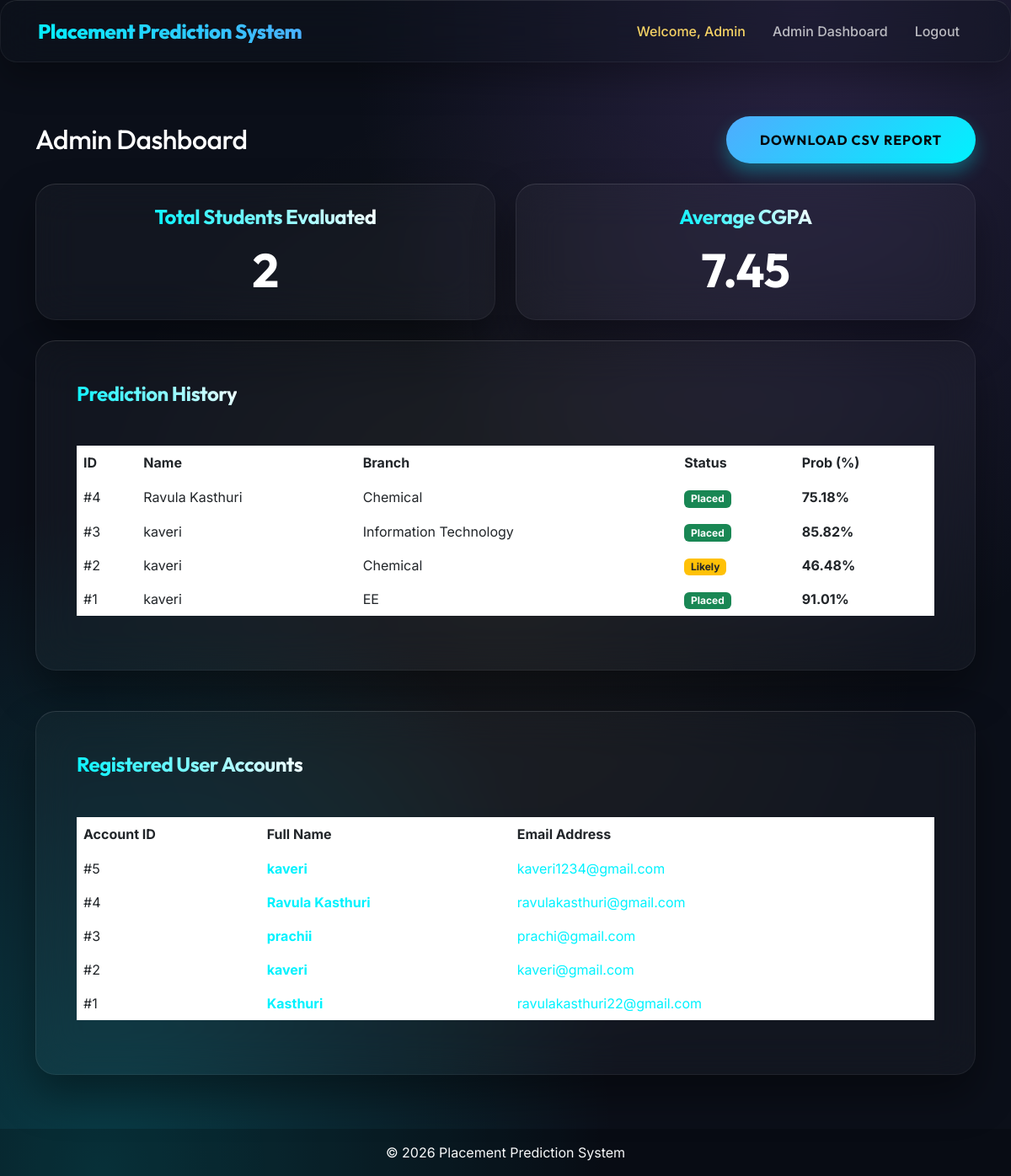
Page /admin (signed in) on the committed database.
### tables this page shows
CREATE TABLE predictions (
                id INTEGER PRIMARY KEY AUTOINCREMENT,
                user_id INTEGER,
                name TEXT,
                email TEXT,
                branch TEXT,
                cgpa REAL,
                backlogs INTEGER DEFAULT 0,
                coding_skills INTEGER DEFAULT 0,
                dsa_score INTEGER DEFAULT 0,
                aptitude_score INTEGER DEFAULT 0,
                communication_skills INTEGER DEFAULT 0,
                ml_knowledge INTEGER DEFAULT 0,
                system_design INTEGER DEFAULT 0,
                internships INTEGER DEFAULT 0,
                projects_count INTEGER DEFAULT 0,
                certifications INTEGER DEFAULT 0,
                hackathons INTEGER DEFAULT 0,
                open_source_contributions INTEGER DEFAULT 0,
                extracurriculars INTEGER DEFAULT 0,
                prediction_status TEXT,
                probability REAL,
                FOREIGN KEY(user_id) REFERENCES users(id)
            );

CREATE TABLE users (
                id INTEGER PRIMARY KEY AUTOINCREMENT,
                name TEXT NOT NULL,
                email TEXT UNIQUE NOT NULL,
                password TEXT NOT NULL
            );

### app.py (the view)
@app.route('/admin')
def admin():
    if not session.get('is_admin'):
        flash('Unauthorized access. Please login as admin.', 'danger')
        return redirect(url_for('admin_login'))
    with get_db() as conn:
        cursor = conn.cursor()
        cursor.execute('SELECT * FROM predictions ORDER BY id DESC')
        predictions = cursor.fetchall()
        cursor.execute('SELECT COUNT(DISTINCT user_id) as total_students, AVG(cgpa) as avg_cgpa FROM predictions')
        stats = cursor.fetchone()
        cursor.execute('SELECT id, name, email FROM users ORDER BY id DESC')
        registered_users = cursor.fetchall()
    return render_template('admin.html', predictions=predictions, stats=stats, users=registered_users)

### app.py (called while the page is built)
def get_db():
    conn = sqlite3.connect(DATABASE)
    conn.row_factory = sqlite3.Row
    return conn

### templates/admin.html
{% extends 'base.html' %}
{% block content %}
<div class="row align-items-center mb-4">
    <div class="col-md-6">
        <h2 class="text-white m-0">Admin Dashboard</h2>
    </div>
    <div class="col-md-6 text-md-end mt-3 mt-md-0">
        <a href="{{ url_for('download_report') }}" class="btn btn-primary-custom">
            Download CSV Report
        </a>
    </div>
</div>
<div class="row mb-4">
    <div class="col-md-6">
        <div class="glass-card text-center p-4">
            <h4 class="section-title mb-3">Total Students Evaluated</h4>
            <h1 class="display-4 fw-bold text-white m-0">{{ stats.total_students if stats.total_students else 0 }}</h1>
        </div>
    </div>
    <div class="col-md-6 mt-4 mt-md-0">
        <div class="glass-card text-center p-4">
            <h4 class="section-title mb-3">Average CGPA</h4>
            <h1 class="display-4 fw-bold text-white m-0">{{ "%.2f"|format(stats.avg_cgpa) if stats.avg_cgpa else "0.00" }}</h1>
        </div>
    </div>
</div>
<div class="glass-card">
    <h4 class="section-title">Prediction History</h4>
    <div class="table-responsive mt-3">
        <table class="table table-hover table-borderless align-middle">
            <thead style="border-bottom: 1px solid rgba(255,255,255,0.2);">
                <tr>
                    <th>ID</th>
                    <th>Name</th>
                    <th>Branch</th>
                    <th>Status</th>
                    <th>Prob (%)</th>
                </tr>
            </thead>
            <tbody>
                {% for p in predictions %}
                <tr>
                    <td>#{{ p.id }}</td>
                    <td>{{ p.name }}</td>
                    <td>{{ p.branch }}</td>
                    <td>
                        {% if p.prediction_status == 'Placed' %}
                            <span class="badge bg-success">Placed</span>
                        {% elif p.prediction_status == 'Likely to be Placed' %}
                            <span class="badge bg-warning text-dark">Likely</span>
                        {% else %}
                            <span class="badge bg-danger">Low Prob</span>
                        {% endif %}
                    </td>
                    <td><strong>{{ p.probability }}%</strong></td>
                </tr>
                {% else %}
                <tr>
                    <td colspan="8" class="text-center py-4 text-light text-opacity-50">No predictions recorded yet.</td>
                </tr>
                {% endfor %}
            </tbody>
        </table>
    </div>
</div>
<div class="glass-card mt-5">
    <h4 class="section-title">Registered User Accounts</h4>
    <div class="table-responsive mt-3">
        <table class="table table-hover table-borderless align-middle">
            <thead style="border-bottom: 1px solid rgba(255,255,255,0.2);">
                <tr>
                    <th>Account ID</th>
                    <th>Full Name</th>
                    <th>Email Address</th>
                </tr>
            </thead>
            <tbody>
                {% for u in users %}
                <tr>
                    <td>#{{ u.id }}</td>
                    <td><strong style="color: var(--primary);">{{ u.name }}</strong></td>
                    <td style="color: var(--primary);">{{ u.email }}</td>
                </tr>
                {% else %}
                <tr>
                    <td colspan="3" class="text-center py-4 text-light text-opacity-50">No users registered yet.</td>
                </tr>
                {% endfor %}
            </tbody>
        </table>
    </div>
</div>
{% endblock %}

### templates/base.html (shortened to what this page needs)
<!DOCTYPE html>
<html lang="en">
<head>
    <link href="https://cdn.jsdelivr.net/npm/bootstrap@5.3.0/dist/css/bootstrap.min.css" rel="stylesheet">
    <link rel="stylesheet" href="https://cdn.jsdelivr.net/npm/bootstrap-icons@1.11.1/font/bootstrap-icons.css">
    <link rel="stylesheet" href="{{ url_for('static', filename='css/style.css') }}">
</head>
<body>
    <nav class="navbar navbar-expand-lg navbar-dark bg-dark">
        <div class="container">
            <a class="navbar-brand" href="{{ url_for('index') }}">Placement Prediction System</a>
            <div class="collapse navbar-collapse" id="navbarNav">
                <ul class="navbar-nav ms-auto">
                    {% if session.get('is_admin') %}
                        <li class="nav-item">
                            <span class="nav-link" style="color: #f6d365 !important;">Welcome, Admin</span>
                        </li>
                        <li class="nav-item">
                            <a class="nav-link" href="{{ url_for('admin') }}">Admin Dashboard</a>
                        </li>
                        <li class="nav-item">
                            <a class="nav-link text-danger" href="{{ url_for('logout') }}">Logout</a>
                        </li>
                    {% endif %}
                </ul>
            </div>
        </div>
    </nav>
    <main class="main-content">
        <div class="container">
            {% block content %}{% endblock %}
        </div>
    </main>
    <footer class="text-center py-3 mt-auto" style="background: rgba(0,0,0,0.2);">
        <p class="mb-0 text-light">&copy; 2026 Placement Prediction System</p>
    </footer>
</body>
</html>

### static/css/style.css (style rules this page uses)
:root { --primary: #00f2fe; --secondary: #4facfe; --accent: #f6d365; --accent-hard: #ff5f6d; --bg-dark: #0f172a; --glass-bg: rgba(255, 255, 255, 0.03); --glass-border: rgba(255, 255, 255, 0.06); --glass-highlight: rgba(255, 255, 255, 0.1); }
body { background-color: #0b0f19; background-image: radial-gradient(ellipse at 80% 0%, rgba(132, 94, 194, 0.25), transparent 40%), radial-gradient(ellipse at 10% 100%, rgba(0, 242, 254, 0.2), transparent 40%), radial-gradient(ellipse at 50% 50%, rgba(246, 211, 101, 0.05), transparent 60%); background-attachment: fixed; color: #f8f9fa; font-family: 'Inter', sans-serif; min-height: 100vh; display: flex; flex-direction: column; overflow-x: hidden; position: relative; }
h1, h2, h3, h4, h5, h6, .navbar-brand { font-family: 'Outfit', sans-serif; letter-spacing: -0.5px; }
.navbar { background: rgba(15, 20, 30, 0.4) !important; backdrop-filter: blur(25px); -webkit-backdrop-filter: blur(25px); border: 1px solid var(--glass-border); border-top: 1px solid var(--glass-highlight); box-shadow: 0 20px 40px rgba(0, 0, 0, 0.3); border-radius: 20px; padding: 0.8rem 2rem; transition: all 0.3s ease; }
.navbar-brand { font-weight: 800; font-size: 1.5rem; background: -webkit-linear-gradient(45deg, var(--primary), var(--secondary)); -webkit-background-clip: text; -webkit-text-fill-color: transparent; }
.nav-link { color: rgba(255, 255, 255, 0.7) !important; font-weight: 500; margin: 0 0.5rem; transition: 0.3s; position: relative; }
.nav-link::after { content: ''; position: absolute; width: 0; height: 2px; background: var(--primary); bottom: 0px; left: 50%; transform: translateX(-50%); transition: 0.3s; border-radius: 2px; }
.main-content { flex: 1; display: flex; align-items: center; padding: 4rem 0; }
.glass-card { background: rgba(255, 255, 255, 0.03); backdrop-filter: blur(25px); -webkit-backdrop-filter: blur(25px); border: 1px solid rgba(255, 255, 255, 0.06); border-top: 1px solid rgba(255, 255, 255, 0.12); border-left: 1px solid rgba(255, 255, 255, 0.08); box-shadow: 0 25px 50px rgba(0, 0, 0, 0.4); border-radius: 24px; padding: 3rem; color: white; position: relative; overflow: hidden; transition: transform 0.3s ease, box-shadow 0.3s ease; }
.section-title { background: -webkit-linear-gradient(45deg, var(--primary), #fff); -webkit-background-clip: text; -webkit-text-fill-color: transparent; font-weight: 700; margin-bottom: 2rem; position: relative; display: inline-block; }
.btn-primary-custom { background: linear-gradient(135deg, var(--secondary) 0%, var(--primary) 100%); border: none; color: #05070a; font-weight: 700; font-family: 'Outfit', sans-serif; padding: 1rem 2.5rem; border-radius: 50px; transition: all 0.3s cubic-bezier(0.175, 0.885, 0.32, 1.275); box-shadow: 0 10px 20px rgba(0, 242, 254, 0.3); text-transform: uppercase; letter-spacing: 1px; }
.table { color: white; }
.table-hover tbody tr { transition: background-color 0.2s ease; }

### rows in the picture
predictions: id "4", name "Ravula Kasthuri", branch "Chemical", prediction_status "Placed", probability "75.18"
predictions: id "3", name "kaveri", branch "Information Technology", prediction_status "Placed", probability "85.82"
predictions: id "2", name "kaveri", branch "Chemical", shows "Likely", probability "46.48"
predictions: id "1", name "kaveri", branch "EE", prediction_status "Placed", probability "91.01"
users: id "5", name "kaveri", email "kaveri1234@gmail.com"
users: id "4", name "Ravula Kasthuri", email "ravulakasthuri@gmail.com"
users: id "3", name "prachii", email "prachi@gmail.com"
users: id "2", name "kaveri", email "kaveri@gmail.com"
users: id "1", name "Kasthuri", email "ravulakasthuri22@gmail.com"

### other values in the picture
{{ stats.total_students if stats.total_students else 0 }} "2"
{{ "%.2f"|format(stats.avg_cgpa) if stats.avg_cgpa else "0.00" }} "7.45"
